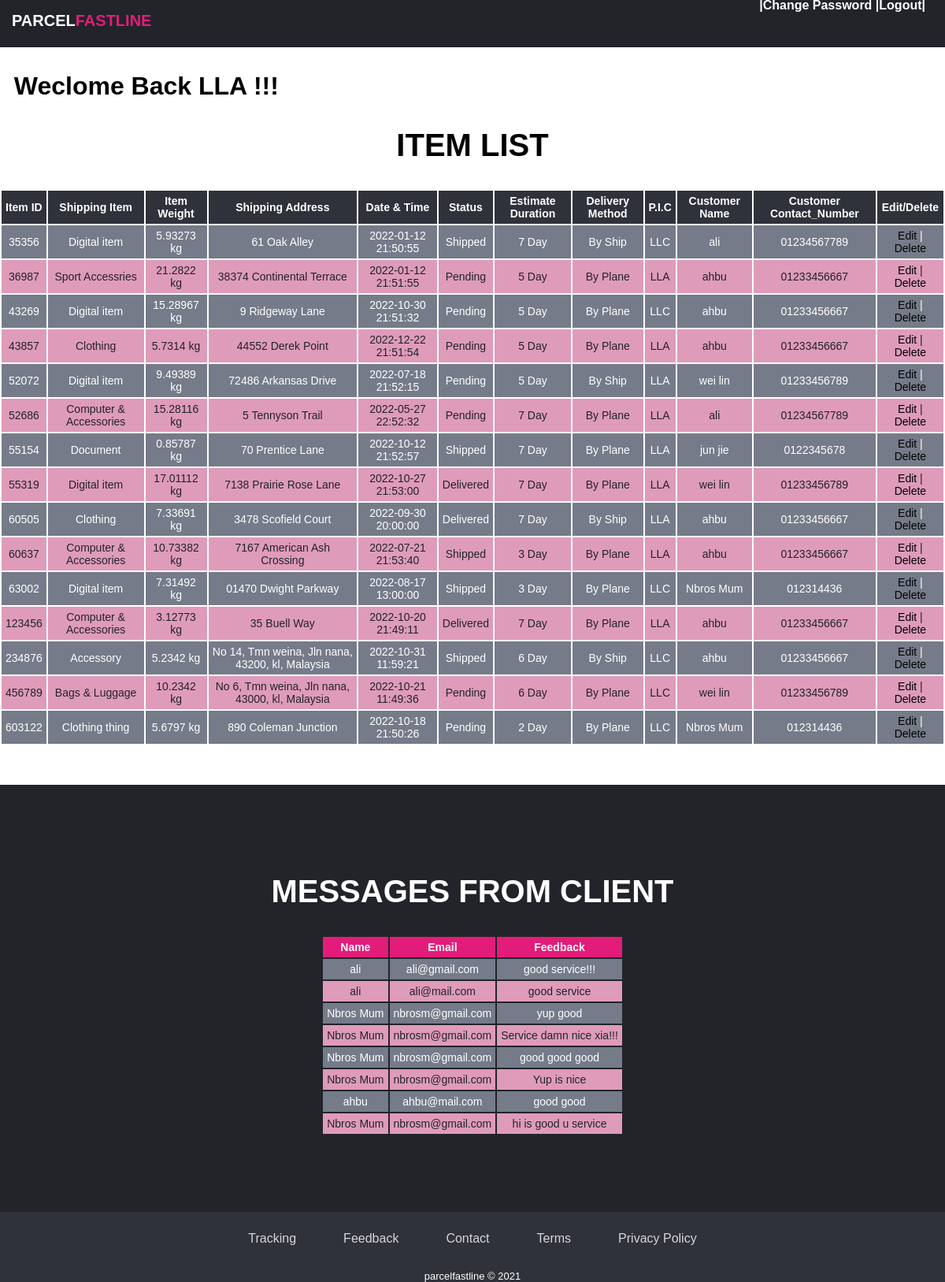
Page /Admin.php (signed in) on the committed database.
### tables this page shows
CREATE TABLE `inventory_record` (
  `Item_ID` int(25) NOT NULL,
  `Shipping_Item` varchar(50) NOT NULL,
  `Item_Weight` double NOT NULL,
  `Shipping_Address` varchar(50) NOT NULL,
  `Date&Time` datetime NOT NULL DEFAULT current_timestamp(),
  `Status` enum('Pending','Shipped','Delivered') NOT NULL,
  `Estimate_Duration` int(25) NOT NULL,
  `Delivery_Method` enum('By Ship','By Plane') NOT NULL,
  `Staff_ID` int(25) NOT NULL,
  `User_ID` int(25) NOT NULL
);

CREATE TABLE `staff_account` (
  `Staff_ID` int(25) NOT NULL,
  `Name` varchar(25) NOT NULL,
  `Email` varchar(25) NOT NULL,
  `Password` varchar(25) NOT NULL,
  `Contact_Number` varchar(25) NOT NULL
);

CREATE TABLE `user_account` (
  `User_ID` int(25) NOT NULL,
  `UName` varchar(50) NOT NULL,
  `Email` varchar(50) NOT NULL,
  `Password` varchar(25) NOT NULL,
  `UContact_Number` varchar(25) NOT NULL,
  `Address` varchar(100) NOT NULL
);

CREATE TABLE `feedback` (
  `Feedback_ID` int(25) NOT NULL,
  `Name` varchar(25) NOT NULL,
  `Email` varchar(50) NOT NULL,
  `Feedback` varchar(255) NOT NULL
);

### Admin.php (the view, shortened to what this page needs)
<?php
include 'db.php';
$query = "SELECT `Item_ID`,`Shipping_Item`,`Item_Weight`,`Shipping_Address`,`Date&Time`,
`Status`,`Estimate_Duration`,`Delivery_Method`,`Name`,`UName`,`UContact_Number` FROM inventory_record
INNER JOIN staff_account ON inventory_record.Staff_ID = staff_account.Staff_ID
INNER JOIN user_account ON inventory_record.User_ID = user_account.User_ID;";
$results = mysqli_query($connection, $query);
?>
<!DOCTYPE html>
<html lang="en">
<head>
    <link rel="stylesheet" href="AdminPage.css">
</head>
<body>
<header>
	<div class="top">
		<h1>Parcel<span>Fastline</span></h1>
	</div>
	<div class="topstuff">
	|<a href="StaffForgetPassword.php">Change Password</a>
	|<a href="Logout.php">logout</a>|
	</div>
</header>
<div id="itemlist">
	<h1>&nbsp<?php echo "  Weclome Back ".$_SESSION['name']. " !!!";?></h1>
		<h2>Item list</h2>
		<table class="itemlist">
				<tr class="top table">
						<th>Item ID</th>
						<th>Shipping Item</th>
						<th>Item Weight</th>
						<th>Shipping Address</th>
						<th>Date & Time</th>
						<th>Status</th>
						<th>Estimate Duration</th>
						<th>Delivery Method</th>
						<th>P.I.C</th>
						<th>Customer Name</th>
						<th>Customer Contact_Number</th>
						<th>Edit/Delete</th>
				</tr>
				<?php while($row = mysqli_fetch_assoc($results)){?>
						<tr class="table content">
								<td><?php  echo $row['Item_ID'] ;?></td>
								<td><?php  echo $row['Shipping_Item'] ;?></td>
								<td><?php  echo $row['Item_Weight']. " kg" ;?></td>
								<td><?php  echo $row['Shipping_Address'] ;?></td>
								<td><?php  echo $row['Date&Time'] ;?></td>
								<td><?php  echo $row['Status'] ;?></td>
								<td><?php  echo $row['Estimate_Duration']. " Day" ;?></td>
								<td><?php  echo $row['Delivery_Method'];?></td>
								<td><?php  echo $row['Name'];?></td>
								<td><?php  echo $row['UName'];?></td>
								<td><?php  echo $row['UContact_Number'];?></td>
								<td class="editdelete">
										<a href = "EditDetail.php?id=<?php echo $row['Item_ID'];?>">Edit</a> |
										<a href = "Delete.php?id=<?php echo $row['Item_ID'];?>">Delete</a>
								</td>
						</tr>
				<?php } ?>
		</table>
</div>
<?php
include "db.php";
$query = "SELECT * FROM `feedback` ORDER BY Feedback_ID DESC";
$result = mysqli_query($connection, $query);
?>
<div id="displayfeedback">
	<h2>Messages from Client</h2>
        <div class= "feedback">
            <table>
							<tr>
								<th>Name</th>
								<th>Email</th>
								<th>Feedback</th>
							</tr>
              <?php while ($row = mysqli_fetch_assoc($result)) {?>
							<tr>
                <td><?php echo $row['Name'];?></td>
                <td><?php echo $row['Email'];?></td>
                <td><?php echo $row['Feedback'];?></td>
              </tr>
							<?php }
  						mysqli_close($connection)?>
            </table>
        </div>
        <br>
</div>
<footer class="footer-basic">
	<ul class="list-inline">
		<li class="list-inline-item"><a href="#searchbar">Tracking</a></li>
		<li class="list-inline-item"><a href="#feedback">Feedback</a></li>
		<li class="list-inline-item"><a href="#Contact">Contact</a></li>
		<li class="list-inline-item"><a href="#">Terms</a></li>
		<li class="list-inline-item"><a href="#">Privacy Policy</a></li>
	</ul>
	<p class="copyright">parcelfastline © 2021</p>
</footer>
</body>
</html>

### AdminPage.css (style rules this page uses)
:root { --c1:#E31C79; --c2:#fff; --c3:#22242A; --c4:#2f323a; --c5:#767b8a; --c6:#df5d9a; --c7:#df9bba; }
body { margin: 0; padding: 0; box-sizing: border-box; font-family: Arial, Helvetica, sans-serif; }
header { display: block; position: fixed; background:var(--c3); padding: 15px; width: 100%; height: 30px; z-index: 9; top: 0px; }
.top h1 { color: var(--c2); margin: 0; text-transform: uppercase; font-size: 20px; font-weight: 900; }
.top span { color:var(--c1); }
.topstuff { position: relative; bottom: 40px; right: 40px; text-align: right; color: var(--c2); margin: 0; text-transform: capitalize; font-size: 16px; font-weight: bold; }
.topstuff a:any-link { color: var(--c2); text-decoration: none; }
#itemlist { position: relative; top: 70px; padding-bottom: 20px; }
#itemlist h2 { display: flex; justify-content: center; font-size: 40px; text-transform: uppercase; }
#itemlist .itemlist { font-size: 14px; display: flex; justify-content: center; text-align: center; }
#itemlist tr, td { padding-left: 10px; padding-right: 10px; padding: 5px; }
#itemlist th { padding: 5px; background-color:var(--c4); color: var(--c2); }
#itemlist tr:nth-child(even) td { background-color:var(--c5); color: var(--c2); }
#itemlist tr:nth-child(odd) td { background-color:var(--c7); color: var(--c3); }
#itemlist a:any-link { color: black; text-decoration: none; }
#displayfeedback { position: relative; top: 100px; background-color: var(--c3); color: var(--c2); padding: 80px; }
#displayfeedback h2 { display: flex; justify-content: center; font-size: 40px; text-transform: uppercase; }
#displayfeedback .feedback { display: flex; justify-content: center; }
#displayfeedback .feedback { font-size: 14px; display: flex; justify-content: center; text-align: center; }
#displayfeedback tr, td { padding-left: 10px; padding-right: 10px; padding: 5px; }
#displayfeedback th { padding: 5px; background-color:var(--c1); color: var(--c2); }
#displayfeedback tr:nth-child(even) td { background-color:var(--c5); color: var(--c2); }
#displayfeedback tr:nth-child(odd) td { background-color:var(--c7); color: var(--c3); }
.footer-basic { position: relative; top: 83px; background-color: var(--c4); color: var(--c2); }
.footer-basic ul a { color:inherit; text-decoration:none; opacity:0.8; }
.footer-basic .copyright { margin-top:15px; text-align:center; font-size:13px; color:var(--c2); margin-bottom:0; }
.list-inline { list-style: none; display: flex; flex-wrap: wrap; justify-content: center; align-items: center; gap: 30px; position: relative; text-align: center; padding-right: 40px; padding-top: 10px; }
.list-inline li { max-width: 100%; position: relative; padding: 15px; }
#editdetail tr, td { padding-left: 10px; padding-right: 10px; padding: 5px; }

### rows in the picture
inventory_record: Item_ID "35356", Shipping_Item "Digital item", Item_Weight "5.93273", Shipping_Address "61 Oak Alley", value "2022-01-12 21:50:55", Status "Shipped", Estimate_Duration "7", Delivery_Method "By Ship", Staff_ID.Name "LLC", User_ID.UName "ali", User_ID.UContact_Number "01234567789"
inventory_record: Item_ID "36987", Shipping_Item "Sport Accessries", Item_Weight "21.2822", Shipping_Address "38374 Continental Terrace", value "2022-01-12 21:51:55", Status "Pending", Estimate_Duration "5", Delivery_Method "By Plane", Staff_ID.Name "LLA", User_ID.UName "ahbu", User_ID.UContact_Number "01233456667"
inventory_record: Item_ID "43269", Shipping_Item "Digital item", Item_Weight "15.28967", Shipping_Address "9 Ridgeway Lane", value "2022-10-30 21:51:32", Status "Pending", Estimate_Duration "5", Delivery_Method "By Plane", Staff_ID.Name "LLC", User_ID.UName "ahbu", User_ID.UContact_Number "01233456667"
inventory_record: Item_ID "43857", Shipping_Item "Clothing", Item_Weight "5.7314", Shipping_Address "44552 Derek Point", value "2022-12-22 21:51:54", Status "Pending", Estimate_Duration "5", Delivery_Method "By Plane", Staff_ID.Name "LLA", User_ID.UName "ahbu", User_ID.UContact_Number "01233456667"
inventory_record: Item_ID "52072", Shipping_Item "Digital item", Item_Weight "9.49389", Shipping_Address "72486 Arkansas Drive", value "2022-07-18 21:52:15", Status "Pending", Estimate_Duration "5", Delivery_Method "By Ship", Staff_ID.Name "LLA", User_ID.UName "wei lin", User_ID.UContact_Number "01233456789"
inventory_record: Item_ID "52686", Shipping_Item "Computer & Accessories", Item_Weight "15.28116", Shipping_Address "5 Tennyson Trail", value "2022-05-27 22:52:32", Status "Pending", Estimate_Duration "7", Delivery_Method "By Plane", Staff_ID.Name "LLA", User_ID.UName "ali", User_ID.UContact_Number "01234567789"
inventory_record: Item_ID "55154", Shipping_Item "Document", Item_Weight "0.85787", Shipping_Address "70 Prentice Lane", value "2022-10-12 21:52:57", Status "Shipped", Estimate_Duration "7", Delivery_Method "By Plane", Staff_ID.Name "LLA", User_ID.UName "jun jie", User_ID.UContact_Number "0122345678"
inventory_record: Item_ID "55319", Shipping_Item "Digital item", Item_Weight "17.01112", Shipping_Address "7138 Prairie Rose Lane", value "2022-10-27 21:53:00", Status "Delivered", Estimate_Duration "7", Delivery_Method "By Plane", Staff_ID.Name "LLA", User_ID.UName "wei lin", User_ID.UContact_Number "01233456789"
inventory_record: Item_ID "60505", Shipping_Item "Clothing", Item_Weight "7.33691", Shipping_Address "3478 Scofield Court", value "2022-09-30 20:00:00", Status "Delivered", Estimate_Duration "7", Delivery_Method "By Ship", Staff_ID.Name "LLA", User_ID.UName "ahbu", User_ID.UContact_Number "01233456667"
inventory_record: Item_ID "60637", Shipping_Item "Computer & Accessories", Item_Weight "10.73382", Shipping_Address "7167 American Ash Crossing", value "2022-07-21 21:53:40", Status "Shipped", Estimate_Duration "3", Delivery_Method "By Plane", Staff_ID.Name "LLA", User_ID.UName "ahbu", User_ID.UContact_Number "01233456667"
inventory_record: Item_ID "63002", Shipping_Item "Digital item", Item_Weight "7.31492", Shipping_Address "01470 Dwight Parkway", value "2022-08-17 13:00:00", Status "Shipped", Estimate_Duration "3", Delivery_Method "By Plane", Staff_ID.Name "LLC", User_ID.UName "Nbros Mum", User_ID.UContact_Number "012314436"
inventory_record: Item_ID "123456", Shipping_Item "Computer & Accessories", Item_Weight "3.12773", Shipping_Address "35 Buell Way", value "2022-10-20 21:49:11", Status "Delivered", Estimate_Duration "7", Delivery_Method "By Plane", Staff_ID.Name "LLA", User_ID.UName "ahbu", User_ID.UContact_Number "01233456667"
inventory_record: Item_ID "234876", Shipping_Item "Accessory", Item_Weight "5.2342", Shipping_Address "No 14, Tmn weina, Jln nana, 43200, kl, Malaysia", value "2022-10-31 11:59:21", Status "Shipped", Estimate_Duration "6", Delivery_Method "By Ship", Staff_ID.Name "LLC", User_ID.UName "ahbu", User_ID.UContact_Number "01233456667"
inventory_record: Item_ID "456789", Shipping_Item "Bags & Luggage", Item_Weight "10.2342", Shipping_Address "No 6, Tmn weina, Jln nana, 43000, kl, Malaysia", value "2022-10-21 11:49:36", Status "Pending", Estimate_Duration "6", Delivery_Method "By Plane", Staff_ID.Name "LLC", User_ID.UName "wei lin", User_ID.UContact_Number "01233456789"
inventory_record: Item_ID "603122", Shipping_Item "Clothing thing", Item_Weight "5.6797", Shipping_Address "890 Coleman Junction", value "2022-10-18 21:50:26", Status "Pending", Estimate_Duration "2", Delivery_Method "By Plane", Staff_ID.Name "LLC", User_ID.UName "Nbros Mum", User_ID.UContact_Number "012314436"
feedback: Name "ali", Email "ali@gmail.com", Feedback "good service!!!"
feedback: Name "ali", Email "ali@mail.com", Feedback "good service"
feedback: Name "Nbros Mum", Email "nbrosm@gmail.com", Feedback "yup good"
feedback: Name "Nbros Mum", Email "nbrosm@gmail.com", Feedback "Service damn nice xia!!!"
feedback: Name "Nbros Mum", Email "nbrosm@gmail.com", Feedback "good good good"
feedback: Name "Nbros Mum", Email "nbrosm@gmail.com", Feedback "Yup is nice"
feedback: Name "ahbu", Email "ahbu@mail.com", Feedback "good good"
feedback: Name "Nbros Mum", Email "nbrosm@gmail.com", Feedback "hi is good u service"

### other values in the picture
$_SESSION['name'] "LLA"
